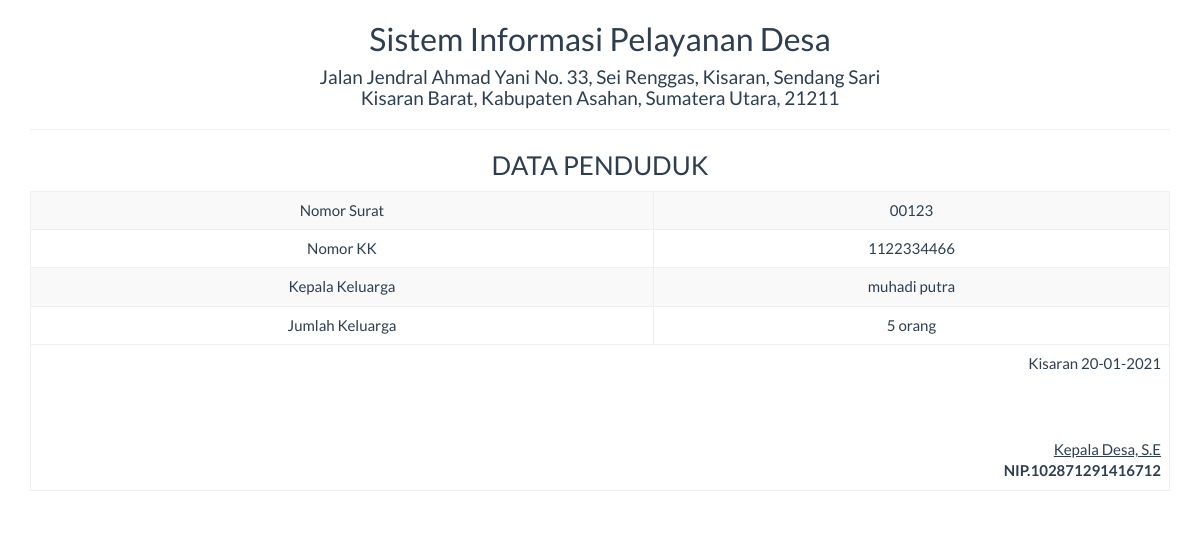
/report/kependudukan_satu.php?id=1, run on the app's committed database.
### tables this page shows
CREATE TABLE `tb_penduduk` (
  `id` int(10) NOT NULL,
  `nomor_surat` varchar(20) NOT NULL,
  `nomor_kk` int(20) NOT NULL,
  `kepala_keluarga` varchar(25) NOT NULL,
  `jumlah` varchar(20) NOT NULL
);

### report/kependudukan_satu.php (the view, shortened to what this page needs)
<!DOCTYPE html>
<html>
    <head>
        <link href="../Assets/css/bootstrap.min.css" rel="stylesheet" type="text/css"/>
    </head>
    <body onload="print()">
        <?php
        include '../config/koneksi.php';
        $sql = "SELECT * FROM tb_penduduk WHERE id='" . $_GET ['id'] . "'";
        $query = mysqli_query($koneksi, $sql) or die("SQL Detail error");
        $data = mysqli_fetch_array($query);
        ?>
        <div class="container">
            <div class='row'>
                <div class="col-sm-12">
                    <div class="text-center">
                        <h2>Sistem Informasi Pelayanan Desa </h2>
                        <h4>Jalan Jendral Ahmad Yani No. 33, Sei Renggas, Kisaran, Sendang Sari <br> Kisaran Barat, Kabupaten Asahan, Sumatera Utara, 21211</h4>
                        <hr>
                        <h3>DATA PENDUDUK</h3>
                        <table class="table table-bordered table-striped table-hover">
                            <tbody>
								<tr>
                                    <td>Nomor Surat</td> <td><?= $data['nomor_surat'] ?></td>
                                </tr>
                                <tr>
                                    <td>Nomor KK</td> <td><?= $data['nomor_kk'] ?></td>
                                </tr>
                                <tr>
                                    <td>Kepala Keluarga</td> <td><?= $data['kepala_keluarga'] ?></td>
                                </tr>
                                <tr>
                                    <td>Jumlah Keluarga</td> <td><?= $data['jumlah'] ?></td>
                                </tr>
                            </tbody>
                            <tfoot>
                                <tr>
                                    <td colspan="2" class="text-right">
                                        Kisaran  <?= date("d-m-Y") ?>
                                        <br><br><br><br>
                                        <u>Kepala Desa, S.E<strong></u><br>
                                        NIP.102871291416712
									</td>
								</tr>
							</tfoot>
                        </table>
                    </div>
                </div>
            </div>
    </body>
</html>

### data on the page
tb_penduduk: nomor_surat "00123", nomor_kk "1122334466", kepala_keluarga "muhadi putra", jumlah "5 orang"
